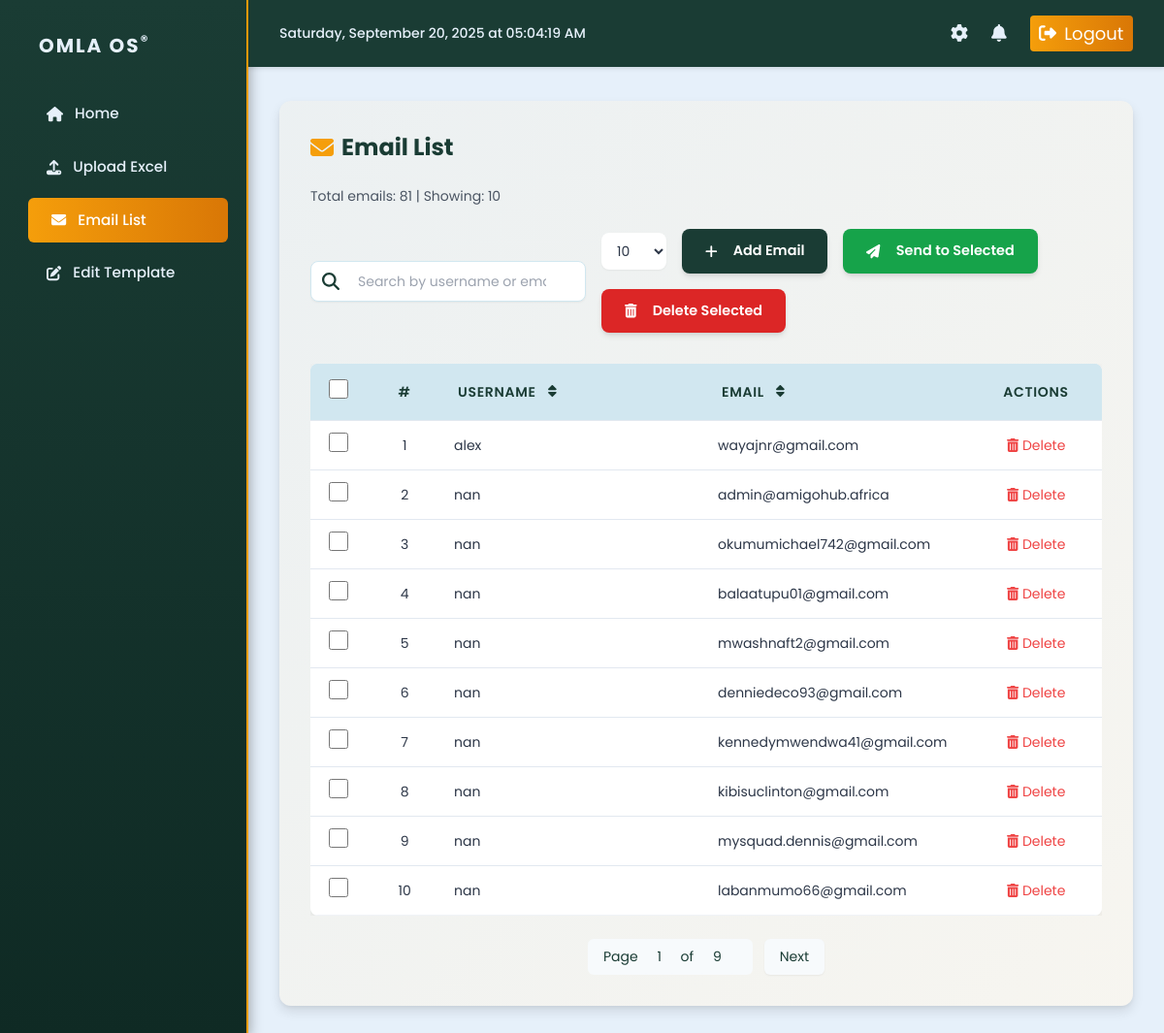
Page /emails/ on the earlier database version.
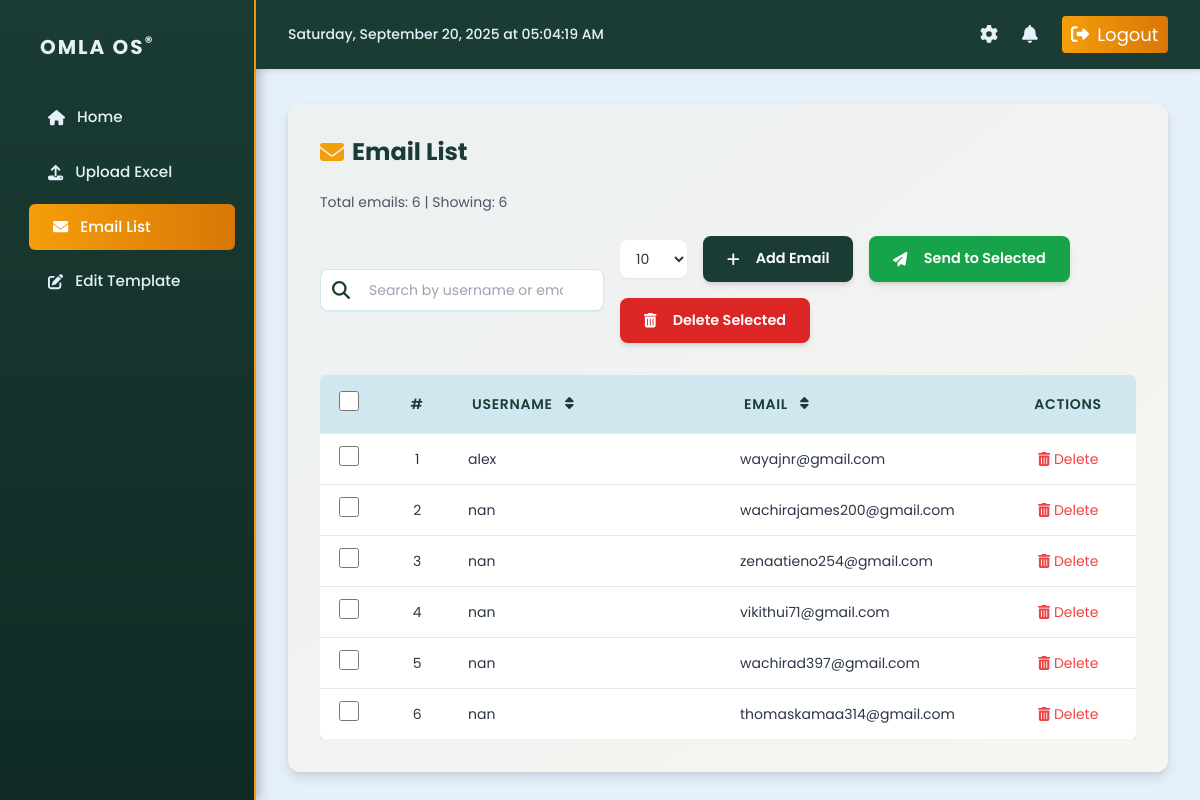
Same page on the later database version.
### sender/models.py (models this page shows, shortened)
class UserEmail(models.Model):
    username = models.CharField(max_length=255)
    email = models.EmailField(unique=True)
    class Meta:
        verbose_name = "User Email"
        verbose_name_plural = "User Emails"

### sender/views.py (the view)
# urls.py: path('emails/', views.EmailListView.as_view(), name='email_list'),
class EmailListView(ListView):
    model = UserEmail
    template_name = 'sender/email_list.html'
    context_object_name = 'emails'
    paginate_by = 10  # Default pagination
    def get_queryset(self):
        queryset = super().get_queryset()
        query = self.request.GET.get('q')
        sort_by = self.request.GET.get('sort_by', 'id')
        sort_dir = self.request.GET.get('sort_dir', 'asc')
        if query:
            queryset = queryset.filter(
                Q(username__icontains=query) | Q(email__icontains=query)
            )
        return queryset.order_by(f'{"-" if sort_dir == "desc" else ""}{sort_by}')
    def get_paginate_by(self, queryset):
        page_size = self.request.GET.get('page_size', '10')
        if page_size == 'all':
            return None  # No pagination for 'All'
        try:
            return int(page_size)
        except ValueError:
            return 10  # Fallback to default
    def get_context_data(self, **kwargs):
        context = super().get_context_data(**kwargs)
        context['total'] = UserEmail.objects.count()
        context['page_size'] = self.request.GET.get('page_size', '10')
        return context

### sender/templates/sender/email_list.html (shortened to what the changed rows need)
{% extends 'sender/base.html' %}
{% load static %}
{% block content %}
<div class="card relative overflow-hidden">
    <h2 class="relative z-10 flex items-center gap-2 text-2xl font-bold text-[#1A3C34] mb-6">
        <i class="fas fa-envelope text-[#F59E0B]"></i> Email List
    </h2>
    <p class="relative z-10 text-gray-600 mb-6 text-sm">
        Total emails: <span id="total">{{ total }}</span> | Showing: <span id="showing">{{ emails.count }}</span>
    </p>
    <form method="post" id="emailForm" class="relative z-10">
        <div class="overflow-x-auto">
            <table class="w-full border-collapse">
                <thead>
                    <tr class="bg-[#D1E7F0] text-[#1A3C34] font-semibold">
                        <th class="w-12 text-center py-4">
                            <input type="checkbox" id="selectAll" class="accent-[#F59E0B] cursor-pointer">
                        </th>
                        <th class="w-16 text-center py-4">#</th>
                        <th class="w-1/3 py-4 cursor-pointer sortable" data-sort="username">
                            Username
                            <i class="fas fa-sort ml-2 transition-all duration-200"></i>
                        </th>
                        <th class="w-1/3 py-4 cursor-pointer sortable" data-sort="email">
                            Email
                            <i class="fas fa-sort ml-2 transition-all duration-200"></i>
                        </th>
                        <th class="w-1/6 text-center py-4">Actions</th>
                    </tr>
                </thead>
                <tbody id="emailTableBody" class="bg-white">
                    {% for email in emails %}
                    <tr data-username="{{ email.username }}" data-email="{{ email.email }}" class="hover:bg-[#F7FAFC] transition-all duration-200 border-b border-[#E2E8F0]/50">
                        <td class="w-12 text-center py-3">
                            <input type="checkbox" name="email_ids" value="{{ email.id }}" class="accent-[#F59E0B] cursor-pointer">
                        </td>
                        <td class="w-16 text-center py-3 text-sm">{{ forloop.counter }}</td>
                        <td class="w-1/3 py-3 text-sm">{{ email.username }}</td>
                        <td class="w-1/3 py-3 text-sm">{{ email.email }}</td>
                        <td class="w-1/6 text-center py-3">
                            <a href="{% url 'delete_email' email.pk %}" class="text-red-500 hover:text-red-600 transition-colors duration-200 flex items-center justify-center gap-1 text-sm">
                                <i class="fas fa-trash-alt"></i> Delete
                            </a>
                        </td>
                    </tr>
                    {% empty %}
                    <tr>
                        <td colspan="5" class="text-center text-gray-500 py-6 text-sm">
                            <i class="fas fa-inbox mr-2"></i> No emails found.
                        </td>
                    </tr>
                    {% endfor %}
                </tbody>
            </table>
        </div>
        {% if is_paginated %}
        <div class="pagination mt-6 flex justify-center gap-3">
            <span class="px-4 py-2 text-[#1A3C34] text-sm">
                Page <span id="currentPage">{{ page_obj.number }}</span> of <span id="totalPages">{{ page_obj.paginator.num_pages }}</span>
            </span>
            {% if page_obj.has_next %}
            <a href="#" class="btn-paginate bg-[#F7FAFC] hover:bg-[#D1E7F0] text-[#1A3C34] px-4 py-2 rounded-lg shadow-sm hover:shadow-md transition-all duration-300" data-page="{{ page_obj.next_page_number }}">Next</a>
            {% endif %}
        </div>
        {% endif %}
    </form>
</div>
{% endblock %}

Differences in the rows shown:
removed UserEmail: username "nan", email "admin@amigohub.africa"
removed UserEmail: username "nan", email "okumumichael742@gmail.com"
removed UserEmail: username "nan", email "balaatupu01@gmail.com"
removed UserEmail: username "nan", email "mwashnaft2@gmail.com"
removed UserEmail: username "nan", email "denniedeco93@gmail.com"
removed UserEmail: username "nan", email "kennedymwendwa41@gmail.com"
removed UserEmail: username "nan", email "kibisuclinton@gmail.com"
removed UserEmail: username "nan", email "mysquad.dennis@gmail.com"
removed UserEmail: username "nan", email "labanmumo66@gmail.com"
now on this page (row unchanged): UserEmail: username "nan", email "wachirajames200@gmail.com"
now on this page (row unchanged): UserEmail: username "nan", email "zenaatieno254@gmail.com"
now on this page (row unchanged): UserEmail: username "nan", email "vikithui71@gmail.com"
now on this page (row unchanged): UserEmail: username "nan", email "wachirad397@gmail.com"
now on this page (row unchanged): UserEmail: username "nan", email "thomaskamaa314@gmail.com"
Other differences:
{{ total }}: "81" → "6"
{{ emails.count }}: "10" → "6"
{{ page_obj.number }}: "1" → (not shown)
{{ page_obj.paginator.num_pages }}: "9" → (not shown)
text no longer shown: "Page of Next"
